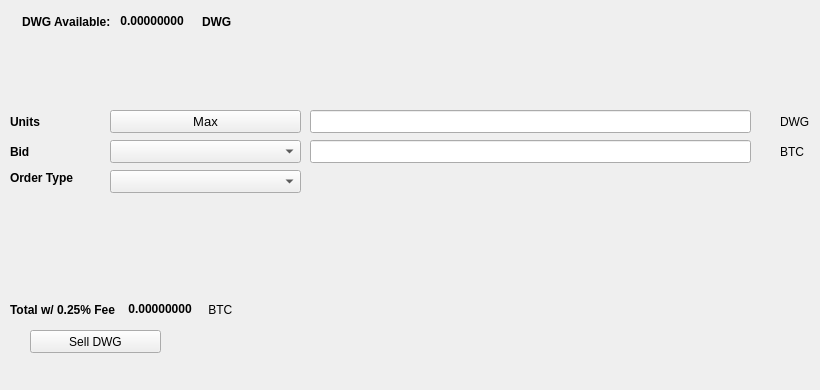
   <widget class="QWidget" name="SellTab">
    <attribute name="title">
     <string>Sell</string>
    </attribute>
    <widget class="QLabel" name="label_16">
     <property name="geometry">
      <rect>
       <x>780</x>
       <y>140</y>
       <width>31</width>
       <height>23</height>
      </rect>
     </property>
     <property name="text">
      <string>BTC</string>
     </property>
    </widget>
    <widget class="QComboBox" name="SellBidcomboBox">
     <property name="geometry">
      <rect>
       <x>110</x>
       <y>140</y>
       <width>191</width>
       <height>23</height>
      </rect>
     </property>
     <property name="font">
      <font>
       <pointsize>10</pointsize>
      </font>
     </property>
    </widget>
    <widget class="QLabel" name="label_18">
     <property name="geometry">
      <rect>
       <x>10</x>
       <y>110</y>
       <width>46</width>
       <height>23</height>
      </rect>
     </property>
     <property name="font">
      <font>
       <weight>75</weight>
       <bold>true</bold>
      </font>
     </property>
     <property name="text">
      <string>Units</string>
     </property>
    </widget>
    <widget class="QPushButton" name="Sell_Max_Amount">
     <property name="geometry">
      <rect>
       <x>110</x>
       <y>110</y>
       <width>191</width>
       <height>23</height>
      </rect>
     </property>
     <property name="font">
      <font>
       <pointsize>10</pointsize>
      </font>
     </property>
     <property name="text">
      <string>Max</string>
     </property>
    </widget>
    <widget class="QLabel" name="label_20">
     <property name="geometry">
      <rect>
       <x>10</x>
       <y>170</y>
       <width>91</width>
       <height>16</height>
      </rect>
     </property>
     <property name="font">
      <font>
       <weight>75</weight>
       <bold>true</bold>
      </font>
     </property>
     <property name="text">
      <string>Order Type</string>
     </property>
    </widget>
    <widget class="QComboBox" name="SellOrdertypeCombo">
     <property name="geometry">
      <rect>
       <x>110</x>
       <y>170</y>
       <width>191</width>
       <height>23</height>
      </rect>
     </property>
     <property name="font">
      <font>
       <pointsize>10</pointsize>
      </font>
     </property>
    </widget>
    <widget class="QLabel" name="label_21">
     <property name="geometry">
      <rect>
       <x>10</x>
       <y>140</y>
       <width>46</width>
       <height>23</height>
      </rect>
     </property>
     <property name="font">
      <font>
       <weight>75</weight>
       <bold>true</bold>
      </font>
     </property>
     <property name="text">
      <string>Bid</string>
     </property>
    </widget>
    <widget class="QLabel" name="label_22">
     <property name="geometry">
      <rect>
       <x>780</x>
       <y>110</y>
       <width>31</width>
       <height>23</height>
      </rect>
     </property>
     <property name="text">
      <string>DWG</string>
     </property>
    </widget>
    <widget class="QLineEdit" name="UnitsInputDWG">
     <property name="geometry">
      <rect>
       <x>310</x>
       <y>110</y>
       <width>441</width>
       <height>23</height>
      </rect>
     </property>
     <property name="font">
      <font>
       <pointsize>9</pointsize>
       <weight>75</weight>
       <bold>true</bold>
      </font>
     </property>
    </widget>
    <widget class="QLineEdit" name="SellBidPriceEdit">
     <property name="geometry">
      <rect>
       <x>310</x>
       <y>140</y>
       <width>441</width>
       <height>23</height>
      </rect>
     </property>
     <property name="font">
      <font>
       <pointsize>9</pointsize>
       <weight>75</weight>
       <bold>true</bold>
      </font>
     </property>
    </widget>
    <widget class="QPushButton" name="SellDWGBTN">
     <property name="geometry">
      <rect>
       <x>30</x>
       <y>330</y>
       <width>131</width>
       <height>23</height>
      </rect>
     </property>
     <property name="text">
      <string>Sell DWG</string>
     </property>
     <property name="icon">
      <iconset resource="../dwg">
       <normaloff>:/icons/bitcoin</normaloff>:/icons/bitcoin</iconset>
     </property>
    </widget>
    <widget class="QWidget" name="layoutWidget3">
     <property name="geometry">
      <rect>
       <x>22</x>
       <y>12</y>
       <width>258</width>
       <height>19</height>
      </rect>
     </property>
     <layout class="QHBoxLayout" name="horizontalLayout">
      <item>
       <widget class="QLabel" name="label232_2">
        <property name="font">
         <font>
          <weight>75</weight>
          <bold>true</bold>
         </font>
        </property>
        <property name="text">
         <string>DWG Available:</string>
        </property>
       </widget>
      </item>
      <item>
       <widget class="QLabel" name="DWGAvailableLabel">
        <property name="palette">
         <palette>
          <active>
           <colorrole role="WindowText">
            <brush brushstyle="SolidPattern">
             <color alpha="255">
              <red>0</red>
              <green>0</green>
              <blue>0</blue>
             </color>
            </brush>
           </colorrole>
           <colorrole role="Button">
            <brush brushstyle="SolidPattern">
             <color alpha="255">
              <red>0</red>
              <green>170</green>
              <blue>0</blue>
             </color>
            </brush>
           </colorrole>
           <colorrole role="Light">
            <brush brushstyle="SolidPattern">
             <color alpha="255">
              <red>0</red>
              <green>255</green>
              <blue>0</blue>
             </color>
            </brush>
           </colorrole>
           <colorrole role="Midlight">
            <brush brushstyle="SolidPattern">
             <color alpha="255">
              <red>0</red>
              <green>212</green>
              <blue>0</blue>
             </color>
            </brush>
           </colorrole>
           <colorrole role="Dark">
            <brush brushstyle="SolidPattern">
             <color alpha="255">
              <red>0</red>
              <green>85</green>
              <blue>0</blue>
             </color>
            </brush>
           </colorrole>
           <colorrole role="Mid">
            <brush brushstyle="SolidPattern">
             <color alpha="255">
              <red>0</red>
              <green>113</green>
              <blue>0</blue>
             </color>
            </brush>
           </colorrole>
           <colorrole role="Text">
            <brush brushstyle="SolidPattern">
             <color alpha="255">
              <red>0</red>
              <green>170</green>
              <blue>0</blue>
             </color>
            </brush>
           </colorrole>
           <colorrole role="BrightText">
            <brush brushstyle="SolidPattern">
             <color alpha="255">
              <red>255</red>
              <green>255</green>
              <blue>255</blue>
             </color>
            </brush>
           </colorrole>
           <colorrole role="ButtonText">
            <brush brushstyle="SolidPattern">
             <color alpha="255">
              <red>0</red>
              <green>0</green>
              <blue>0</blue>
             </color>
            </brush>
           </colorrole>
           <colorrole role="Base">
            <brush brushstyle="SolidPattern">
             <color alpha="255">
              <red>255</red>
              <green>255</green>
              <blue>255</blue>
             </color>
            </brush>
           </colorrole>
           <colorrole role="Window">
            <brush brushstyle="SolidPattern">
             <color alpha="255">
              <red>0</red>
              <green>170</green>
              <blue>0</blue>
             </color>
            </brush>
           </colorrole>
           <colorrole role="Shadow">
            <brush brushstyle="SolidPattern">
             <color alpha="255">
              <red>0</red>
              <green>0</green>
              <blue>0</blue>
             </color>
            </brush>
           </colorrole>
           <colorrole role="AlternateBase">
            <brush brushstyle="SolidPattern">
             <color alpha="255">
              <red>127</red>
              <green>212</green>
              <blue>127</blue>
             </color>
            </brush>
           </colorrole>
           <colorrole role="ToolTipBase">
            <brush brushstyle="SolidPattern">
             <color alpha="255">
              <red>255</red>
              <green>255</green>
              <blue>220</blue>
             </color>
            </brush>
           </colorrole>
           <colorrole role="ToolTipText">
            <brush brushstyle="SolidPattern">
             <color alpha="255">
              <red>0</red>
              <green>0</green>
              <blue>0</blue>
             </color>
            </brush>
           </colorrole>
          </active>
          <inactive>
           <colorrole role="WindowText">
            <brush brushstyle="SolidPattern">
             <color alpha="255">
              <red>0</red>
              <green>0</green>
              <blue>0</blue>
             </color>
            </brush>
           </colorrole>
           <colorrole role="Button">
            <brush brushstyle="SolidPattern">
             <color alpha="255">
              <red>0</red>
              <green>170</green>
              <blue>0</blue>
             </color>
            </brush>
           </colorrole>
           <colorrole role="Light">
            <brush brushstyle="SolidPattern">
             <color alpha="255">
              <red>0</red>
              <green>255</green>
              <blue>0</blue>
             </color>
            </brush>
           </colorrole>
           <colorrole role="Midlight">
            <brush brushstyle="SolidPattern">
             <color alpha="255">
              <red>0</red>
              <green>212</green>
              <blue>0</blue>
             </color>
            </brush>
           </colorrole>
           <colorrole role="Dark">
            <brush brushstyle="SolidPattern">
             <color alpha="255">
              <red>0</red>
              <green>85</green>
              <blue>0</blue>
             </color>
            </brush>
           </colorrole>
           <colorrole role="Mid">
            <brush brushstyle="SolidPattern">
             <color alpha="255">
              <red>0</red>
              <green>113</green>
              <blue>0</blue>
             </color>
            </brush>
           </colorrole>
           <colorrole role="Text">
            <brush brushstyle="SolidPattern">
             <color alpha="255">
              <red>0</red>
              <green>170</green>
              <blue>0</blue>
             </color>
            </brush>
           </colorrole>
           <colorrole role="BrightText">
            <brush brushstyle="SolidPattern">
             <color alpha="255">
              <red>255</red>
              <green>255</green>
              <blue>255</blue>
             </color>
            </brush>
           </colorrole>
           <colorrole role="ButtonText">
            <brush brushstyle="SolidPattern">
             <color alpha="255">
              <red>0</red>
              <green>0</green>
              <blue>0</blue>
             </color>
            </brush>
           </colorrole>
           <colorrole role="Base">
            <brush brushstyle="SolidPattern">
             <color alpha="255">
              <red>255</red>
              <green>255</green>
              <blue>255</blue>
             </color>
            </brush>
           </colorrole>
           <colorrole role="Window">
            <brush brushstyle="SolidPattern">
             <color alpha="255">
              <red>0</red>
              <green>170</green>
              <blue>0</blue>
             </color>
            </brush>
           </colorrole>
           <colorrole role="Shadow">
            <brush brushstyle="SolidPattern">
             <color alpha="255">
              <red>0</red>
              <green>0</green>
              <blue>0</blue>
             </color>
            </brush>
           </colorrole>
           <colorrole role="AlternateBase">
            <brush brushstyle="SolidPattern">
             <color alpha="255">
              <red>127</red>
              <green>212</green>
              <blue>127</blue>
             </color>
            </brush>
           </colorrole>
           <colorrole role="ToolTipBase">
            <brush brushstyle="SolidPattern">
             <color alpha="255">
              <red>255</red>
              <green>255</green>
              <blue>220</blue>
             </color>
            </brush>
           </colorrole>
           <colorrole role="ToolTipText">
            <brush brushstyle="SolidPattern">
             <color alpha="255">
              <red>0</red>
              <green>0</green>
              <blue>0</blue>
             </color>
            </brush>
           </colorrole>
          </inactive>
          <disabled>
           <colorrole role="WindowText">
            <brush brushstyle="SolidPattern">
             <color alpha="255">
              <red>0</red>
              <green>85</green>
              <blue>0</blue>
             </color>
            </brush>
           </colorrole>
           <colorrole role="Button">
            <brush brushstyle="SolidPattern">
             <color alpha="255">
              <red>0</red>
              <green>170</green>
              <blue>0</blue>
             </color>
            </brush>
           </colorrole>
           <colorrole role="Light">
            <brush brushstyle="SolidPattern">
             <color alpha="255">
              <red>0</red>
              <green>255</green>
              <blue>0</blue>
             </color>
            </brush>
           </colorrole>
           <colorrole role="Midlight">
            <brush brushstyle="SolidPattern">
             <color alpha="255">
              <red>0</red>
              <green>212</green>
              <blue>0</blue>
             </color>
            </brush>
           </colorrole>
           <colorrole role="Dark">
            <brush brushstyle="SolidPattern">
             <color alpha="255">
              <red>0</red>
              <green>85</green>
              <blue>0</blue>
             </color>
            </brush>
           </colorrole>
           <colorrole role="Mid">
            <brush brushstyle="SolidPattern">
             <color alpha="255">
              <red>0</red>
              <green>113</green>
              <blue>0</blue>
             </color>
            </brush>
           </colorrole>
           <colorrole role="Text">
            <brush brushstyle="SolidPattern">
             <color alpha="255">
              <red>0</red>
              <green>85</green>
              <blue>0</blue>
             </color>
            </brush>
           </colorrole>
           <colorrole role="BrightText">
            <brush brushstyle="SolidPattern">
             <color alpha="255">
              <red>255</red>
              <green>255</green>
              <blue>255</blue>
             </color>
            </brush>
           </colorrole>
           <colorrole role="ButtonText">
            <brush brushstyle="SolidPattern">
             <color alpha="255">
              <red>0</red>
              <green>85</green>
              <blue>0</blue>
             </color>
            </brush>
           </colorrole>
           <colorrole role="Base">
            <brush brushstyle="SolidPattern">
             <color alpha="255">
              <red>0</red>
              <green>170</green>
              <blue>0</blue>
             </color>
            </brush>
           </colorrole>
           <colorrole role="Window">
            <brush brushstyle="SolidPattern">
             <color alpha="255">
              <red>0</red>
              <green>170</green>
              <blue>0</blue>
             </color>
            </brush>
           </colorrole>
           <colorrole role="Shadow">
            <brush brushstyle="SolidPattern">
             <color alpha="255">
              <red>0</red>
              <green>0</green>
              <blue>0</blue>
             </color>
            </brush>
           </colorrole>
           <colorrole role="AlternateBase">
            <brush brushstyle="SolidPattern">
             <color alpha="255">
              <red>0</red>
              <green>170</green>
              <blue>0</blue>
             </color>
            </brush>
           </colorrole>
           <colorrole role="ToolTipBase">
            <brush brushstyle="SolidPattern">
             <color alpha="255">
              <red>255</red>
              <green>255</green>
              <blue>220</blue>
             </color>
            </brush>
           </colorrole>
           <colorrole role="ToolTipText">
            <brush brushstyle="SolidPattern">
             <color alpha="255">
              <red>0</red>
              <green>0</green>
              <blue>0</blue>
             </color>
            </brush>
           </colorrole>
          </disabled>
         </palette>
        </property>
        <property name="font">
         <font>
          <weight>75</weight>
          <bold>true</bold>
         </font>
        </property>
        <property name="text">
         <string> 0.00000000 </string>
        </property>
        <property name="textInteractionFlags">
         <set>Qt::LinksAccessibleByMouse|Qt::TextSelectableByKeyboard|Qt::TextSelectableByMouse</set>
        </property>
       </widget>
      </item>
      <item>
       <widget class="QLabel" name="labelDWG">
        <property name="font">
         <font>
          <weight>75</weight>
          <bold>true</bold>
         </font>
        </property>
        <property name="text">
         <string>DWG</string>
        </property>
       </widget>
      </item>
     </layout>
    </widget>
    <widget class="QWidget" name="layoutWidget">
     <property name="geometry">
      <rect>
       <x>10</x>
       <y>300</y>
       <width>268</width>
       <height>19</height>
      </rect>
     </property>
     <layout class="QHBoxLayout" name="horizontalLayout_2">
      <item>
       <widget class="QLabel" name="label_19">
        <property name="font">
         <font>
          <weight>75</weight>
          <bold>true</bold>
         </font>
        </property>
        <property name="text">
         <string>Total w/ 0.25% Fee </string>
        </property>
       </widget>
      </item>
      <item>
       <widget class="QLabel" name="SellCostLabel">
        <property name="palette">
         <palette>
          <active>
           <colorrole role="WindowText">
            <brush brushstyle="SolidPattern">
             <color alpha="255">
              <red>0</red>
              <green>0</green>
              <blue>0</blue>
             </color>
            </brush>
           </colorrole>
           <colorrole role="Button">
            <brush brushstyle="SolidPattern">
             <color alpha="255">
              <red>0</red>
              <green>170</green>
              <blue>0</blue>
             </color>
            </brush>
           </colorrole>
           <colorrole role="Light">
            <brush brushstyle="SolidPattern">
             <color alpha="255">
              <red>0</red>
              <green>255</green>
              <blue>0</blue>
             </color>
            </brush>
           </colorrole>
           <colorrole role="Midlight">
            <brush brushstyle="SolidPattern">
             <color alpha="255">
              <red>0</red>
              <green>212</green>
              <blue>0</blue>
             </color>
            </brush>
           </colorrole>
           <colorrole role="Dark">
            <brush brushstyle="SolidPattern">
             <color alpha="255">
              <red>0</red>
              <green>85</green>
              <blue>0</blue>
             </color>
            </brush>
           </colorrole>
           <colorrole role="Mid">
            <brush brushstyle="SolidPattern">
             <color alpha="255">
              <red>0</red>
              <green>113</green>
              <blue>0</blue>
             </color>
            </brush>
           </colorrole>
           <colorrole role="Text">
            <brush brushstyle="SolidPattern">
             <color alpha="255">
              <red>0</red>
              <green>170</green>
              <blue>0</blue>
             </color>
            </brush>
           </colorrole>
           <colorrole role="BrightText">
            <brush brushstyle="SolidPattern">
             <color alpha="255">
              <red>255</red>
              <green>255</green>
              <blue>255</blue>
             </color>
            </brush>
           </colorrole>
           <colorrole role="ButtonText">
            <brush brushstyle="SolidPattern">
             <color alpha="255">
              <red>0</red>
              <green>0</green>
              <blue>0</blue>
             </color>
            </brush>
           </colorrole>
           <colorrole role="Base">
            <brush brushstyle="SolidPattern">
             <color alpha="255">
              <red>255</red>
              <green>255</green>
              <blue>255</blue>
             </color>
            </brush>
           </colorrole>
           <colorrole role="Window">
            <brush brushstyle="SolidPattern">
             <color alpha="255">
              <red>0</red>
              <green>170</green>
              <blue>0</blue>
             </color>
            </brush>
           </colorrole>
           <colorrole role="Shadow">
            <brush brushstyle="SolidPattern">
             <color alpha="255">
              <red>0</red>
              <green>0</green>
              <blue>0</blue>
             </color>
            </brush>
           </colorrole>
           <colorrole role="AlternateBase">
            <brush brushstyle="SolidPattern">
             <color alpha="255">
              <red>127</red>
              <green>212</green>
              <blue>127</blue>
             </color>
            </brush>
           </colorrole>
           <colorrole role="ToolTipBase">
            <brush brushstyle="SolidPattern">
             <color alpha="255">
              <red>255</red>
              <green>255</green>
              <blue>220</blue>
             </color>
            </brush>
           </colorrole>
           <colorrole role="ToolTipText">
            <brush brushstyle="SolidPattern">
             <color alpha="255">
              <red>0</red>
              <green>0</green>
              <blue>0</blue>
             </color>
            </brush>
           </colorrole>
          </active>
          <inactive>
           <colorrole role="WindowText">
            <brush brushstyle="SolidPattern">
             <color alpha="255">
              <red>0</red>
              <green>0</green>
              <blue>0</blue>
             </color>
            </brush>
           </colorrole>
           <colorrole role="Button">
            <brush brushstyle="SolidPattern">
             <color alpha="255">
              <red>0</red>
              <green>170</green>
              <blue>0</blue>
             </color>
            </brush>
           </colorrole>
           <colorrole role="Light">
            <brush brushstyle="SolidPattern">
             <color alpha="255">
              <red>0</red>
              <green>255</green>
              <blue>0</blue>
             </color>
            </brush>
           </colorrole>
           <colorrole role="Midlight">
            <brush brushstyle="SolidPattern">
             <color alpha="255">
              <red>0</red>
              <green>212</green>
              <blue>0</blue>
             </color>
            </brush>
           </colorrole>
           <colorrole role="Dark">
            <brush brushstyle="SolidPattern">
             <color alpha="255">
              <red>0</red>
              <green>85</green>
              <blue>0</blue>
             </color>
            </brush>
           </colorrole>
           <colorrole role="Mid">
            <brush brushstyle="SolidPattern">
             <color alpha="255">
              <red>0</red>
              <green>113</green>
              <blue>0</blue>
             </color>
            </brush>
           </colorrole>
           <colorrole role="Text">
            <brush brushstyle="SolidPattern">
             <color alpha="255">
              <red>0</red>
              <green>170</green>
              <blue>0</blue>
             </color>
            </brush>
           </colorrole>
           <colorrole role="BrightText">
            <brush brushstyle="SolidPattern">
             <color alpha="255">
              <red>255</red>
              <green>255</green>
              <blue>255</blue>
             </color>
            </brush>
           </colorrole>
           <colorrole role="ButtonText">
            <brush brushstyle="SolidPattern">
             <color alpha="255">
              <red>0</red>
              <green>0</green>
              <blue>0</blue>
             </color>
            </brush>
           </colorrole>
           <colorrole role="Base">
            <brush brushstyle="SolidPattern">
             <color alpha="255">
              <red>255</red>
              <green>255</green>
              <blue>255</blue>
             </color>
            </brush>
           </colorrole>
           <colorrole role="Window">
            <brush brushstyle="SolidPattern">
             <color alpha="255">
              <red>0</red>
              <green>170</green>
              <blue>0</blue>
             </color>
            </brush>
           </colorrole>
           <colorrole role="Shadow">
            <brush brushstyle="SolidPattern">
             <color alpha="255">
              <red>0</red>
              <green>0</green>
              <blue>0</blue>
             </color>
            </brush>
           </colorrole>
           <colorrole role="AlternateBase">
            <brush brushstyle="SolidPattern">
             <color alpha="255">
              <red>127</red>
              <green>212</green>
              <blue>127</blue>
             </color>
            </brush>
           </colorrole>
           <colorrole role="ToolTipBase">
            <brush brushstyle="SolidPattern">
             <color alpha="255">
              <red>255</red>
              <green>255</green>
              <blue>220</blue>
             </color>
            </brush>
           </colorrole>
           <colorrole role="ToolTipText">
            <brush brushstyle="SolidPattern">
             <color alpha="255">
              <red>0</red>
              <green>0</green>
              <blue>0</blue>
             </color>
            </brush>
           </colorrole>
          </inactive>
          <disabled>
           <colorrole role="WindowText">
            <brush brushstyle="SolidPattern">
             <color alpha="255">
              <red>0</red>
              <green>85</green>
              <blue>0</blue>
             </color>
            </brush>
           </colorrole>
           <colorrole role="Button">
            <brush brushstyle="SolidPattern">
             <color alpha="255">
              <red>0</red>
              <green>170</green>
              <blue>0</blue>
             </color>
            </brush>
           </colorrole>
           <colorrole role="Light">
            <brush brushstyle="SolidPattern">
             <color alpha="255">
              <red>0</red>
              <green>255</green>
              <blue>0</blue>
             </color>
            </brush>
           </colorrole>
           <colorrole role="Midlight">
            <brush brushstyle="SolidPattern">
             <color alpha="255">
              <red>0</red>
              <green>212</green>
              <blue>0</blue>
             </color>
            </brush>
           </colorrole>
           <colorrole role="Dark">
            <brush brushstyle="SolidPattern">
             <color alpha="255">
              <red>0</red>
              <green>85</green>
              <blue>0</blue>
             </color>
            </brush>
           </colorrole>
           <colorrole role="Mid">
            <brush brushstyle="SolidPattern">
             <color alpha="255">
              <red>0</red>
              <green>113</green>
              <blue>0</blue>
             </color>
            </brush>
           </colorrole>
           <colorrole role="Text">
            <brush brushstyle="SolidPattern">
             <color alpha="255">
              <red>0</red>
              <green>85</green>
              <blue>0</blue>
             </color>
            </brush>
           </colorrole>
           <colorrole role="BrightText">
            <brush brushstyle="SolidPattern">
             <color alpha="255">
              <red>255</red>
              <green>255</green>
              <blue>255</blue>
             </color>
            </brush>
           </colorrole>
           <colorrole role="ButtonText">
            <brush brushstyle="SolidPattern">
             <color alpha="255">
              <red>0</red>
              <green>85</green>
              <blue>0</blue>
             </color>
            </brush>
           </colorrole>
           <colorrole role="Base">
            <brush brushstyle="SolidPattern">
             <color alpha="255">
              <red>0</red>
              <green>170</green>
              <blue>0</blue>
             </color>
            </brush>
           </colorrole>
           <colorrole role="Window">
            <brush brushstyle="SolidPattern">
             <color alpha="255">
              <red>0</red>
              <green>170</green>
              <blue>0</blue>
             </color>
            </brush>
           </colorrole>
           <colorrole role="Shadow">
            <brush brushstyle="SolidPattern">
             <color alpha="255">
              <red>0</red>
              <green>0</green>
              <blue>0</blue>
             </color>
            </brush>
           </colorrole>
           <colorrole role="AlternateBase">
            <brush brushstyle="SolidPattern">
             <color alpha="255">
              <red>0</red>
              <green>170</green>
              <blue>0</blue>
             </color>
            </brush>
           </colorrole>
           <colorrole role="ToolTipBase">
            <brush brushstyle="SolidPattern">
             <color alpha="255">
              <red>255</red>
              <green>255</green>
              <blue>220</blue>
             </color>
            </brush>
           </colorrole>
           <colorrole role="ToolTipText">
            <brush brushstyle="SolidPattern">
             <color alpha="255">
              <red>0</red>
              <green>0</green>
              <blue>0</blue>
             </color>
            </brush>
           </colorrole>
          </disabled>
         </palette>
        </property>
        <property name="font">
         <font>
          <weight>75</weight>
          <bold>true</bold>
         </font>
        </property>
        <property name="autoFillBackground">
         <bool>false</bool>
        </property>
        <property name="text">
         <string> 0.00000000</string>
        </property>
        <property name="textInteractionFlags">
         <set>Qt::LinksAccessibleByMouse|Qt::TextSelectableByMouse</set>
        </property>
       </widget>
      </item>
      <item>
       <widget class="QLabel" name="label_17">
        <property name="font">
         <font>
          <weight>50</weight>
          <bold>false</bold>
         </font>
        </property>
        <property name="text">
         <string> BTC</string>
        </property>
       </widget>
      </item>
     </layout>
    </widget>
    <widget class="QLabel" name="label_23">
     <property name="geometry">
      <rect>
       <x>460</x>
       <y>300</y>
       <width>281</width>
       <height>81</height>
      </rect>
     </property>
     <property name="text">
      <string/>
     </property>
     <property name="pixmap">
      <pixmap>:/images/bittrex</pixmap>
     </property>
    </widget>
   </widget>
